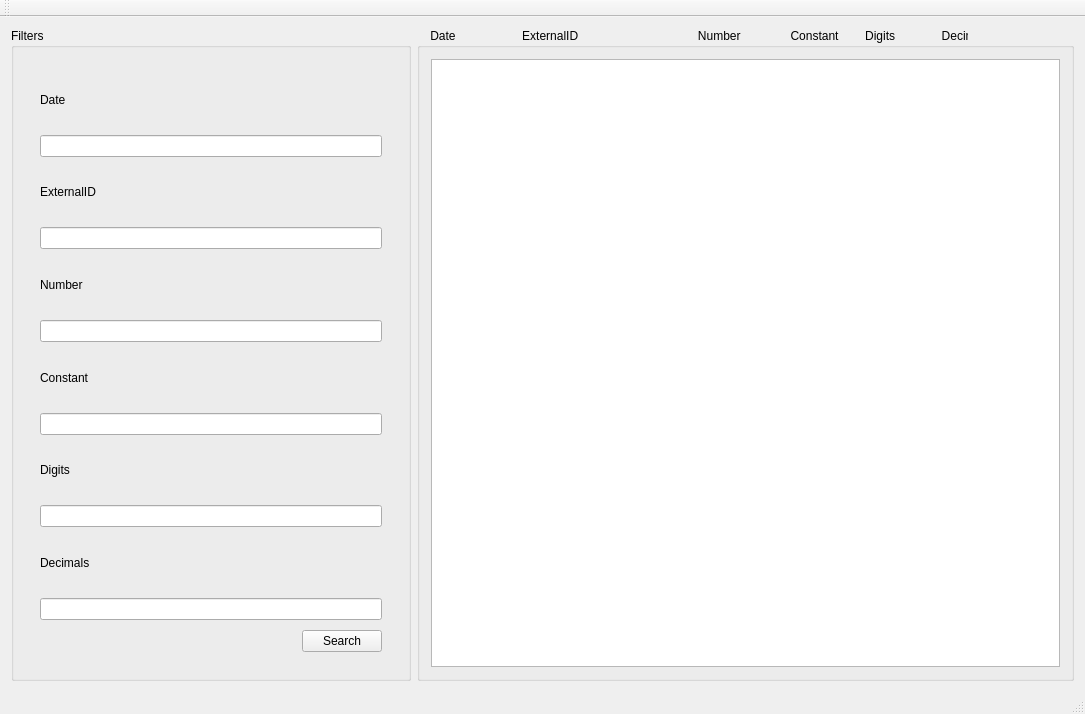
<?xml version="1.0" encoding="UTF-8"?>
<ui version="4.0">
 <class>MainView</class>
 <widget class="QMainWindow" name="MainView">
  <property name="geometry">
   <rect>
    <x>0</x>
    <y>0</y>
    <width>1085</width>
    <height>714</height>
   </rect>
  </property>
  <property name="maximumSize">
   <size>
    <width>2560</width>
    <height>1440</height>
   </size>
  </property>
  <property name="windowTitle">
   <string>CuteClient</string>
  </property>
  <widget class="QWidget" name="centralWidget">
   <layout class="QGridLayout" name="gridLayout_2">
    <item row="0" column="0">
     <layout class="QHBoxLayout" name="horizontalLayout">
      <item>
       <widget class="QGroupBox" name="filterBox">
        <property name="sizePolicy">
         <sizepolicy hsizetype="Expanding" vsizetype="Expanding">
          <horstretch>0</horstretch>
          <verstretch>0</verstretch>
         </sizepolicy>
        </property>
        <property name="minimumSize">
         <size>
          <width>150</width>
          <height>350</height>
         </size>
        </property>
        <property name="maximumSize">
         <size>
          <width>400</width>
          <height>700</height>
         </size>
        </property>
        <property name="title">
         <string>Filters</string>
        </property>
        <layout class="QVBoxLayout" name="verticalLayout_3">
         <item>
          <layout class="QVBoxLayout" name="filterLayout">
           <item>
            <layout class="QVBoxLayout" name="verticalLayout">
             <property name="spacing">
              <number>10</number>
             </property>
             <property name="leftMargin">
              <number>15</number>
             </property>
             <property name="topMargin">
              <number>15</number>
             </property>
             <property name="rightMargin">
              <number>15</number>
             </property>
             <property name="bottomMargin">
              <number>15</number>
             </property>
             <item>
              <widget class="QLabel" name="dateLabel">
               <property name="text">
                <string>Date</string>
               </property>
               <property name="buddy">
                <cstring>dateFilter</cstring>
               </property>
              </widget>
             </item>
             <item>
              <widget class="QLineEdit" name="dateFilter"/>
             </item>
             <item>
              <widget class="QLabel" name="idLabel">
               <property name="text">
                <string>ExternalID</string>
               </property>
               <property name="buddy">
                <cstring>idFilter</cstring>
               </property>
              </widget>
             </item>
             <item>
              <widget class="QLineEdit" name="idFilter"/>
             </item>
             <item>
              <widget class="QLabel" name="numLabel">
               <property name="text">
                <string>Number</string>
               </property>
               <property name="buddy">
                <cstring>numberFilter</cstring>
               </property>
              </widget>
             </item>
             <item>
              <widget class="QLineEdit" name="numberFilter"/>
             </item>
             <item>
              <widget class="QLabel" name="constLabel">
               <property name="text">
                <string>Constant</string>
               </property>
               <property name="buddy">
                <cstring>constantFilter</cstring>
               </property>
              </widget>
             </item>
             <item>
              <widget class="QLineEdit" name="constantFilter"/>
             </item>
             <item>
              <widget class="QLabel" name="digLabel">
               <property name="text">
                <string>Digits</string>
               </property>
               <property name="buddy">
                <cstring>digitsFilter</cstring>
               </property>
              </widget>
             </item>
             <item>
              <widget class="QLineEdit" name="digitsFilter"/>
             </item>
             <item>
              <widget class="QLabel" name="decLabel">
               <property name="text">
                <string>Decimals</string>
               </property>
               <property name="buddy">
                <cstring>decimalsFilter</cstring>
               </property>
              </widget>
             </item>
             <item>
              <widget class="QLineEdit" name="decimalsFilter">
               <property name="sizePolicy">
                <sizepolicy hsizetype="Expanding" vsizetype="Fixed">
                 <horstretch>0</horstretch>
                 <verstretch>0</verstretch>
                </sizepolicy>
               </property>
              </widget>
             </item>
             <item>
              <widget class="QPushButton" name="searchBtn">
               <property name="sizePolicy">
                <sizepolicy hsizetype="Fixed" vsizetype="Fixed">
                 <horstretch>0</horstretch>
                 <verstretch>0</verstretch>
                </sizepolicy>
               </property>
               <property name="layoutDirection">
                <enum>Qt::RightToLeft</enum>
               </property>
               <property name="text">
                <string>Search</string>
               </property>
              </widget>
             </item>
            </layout>
           </item>
          </layout>
         </item>
        </layout>
       </widget>
      </item>
      <item>
       <widget class="QGroupBox" name="listBox">
        <property name="title">
         <string>    Date                    ExternalID                                    Number               Constant        Digits              Decimals</string>
        </property>
        <layout class="QGridLayout" name="gridLayout">
         <item row="1" column="0">
          <widget class="QListView" name="listView">
           <property name="minimumSize">
            <size>
             <width>150</width>
             <height>350</height>
            </size>
           </property>
          </widget>
         </item>
        </layout>
       </widget>
      </item>
     </layout>
    </item>
   </layout>
  </widget>
  <widget class="QToolBar" name="mainToolBar">
   <attribute name="toolBarArea">
    <enum>TopToolBarArea</enum>
   </attribute>
   <attribute name="toolBarBreak">
    <bool>false</bool>
   </attribute>
  </widget>
  <widget class="QStatusBar" name="statusBar"/>
 </widget>
 <layoutdefault spacing="6" margin="11"/>
 <tabstops>
  <tabstop>dateFilter</tabstop>
  <tabstop>idFilter</tabstop>
  <tabstop>numberFilter</tabstop>
  <tabstop>constantFilter</tabstop>
  <tabstop>digitsFilter</tabstop>
  <tabstop>decimalsFilter</tabstop>
  <tabstop>searchBtn</tabstop>
 </tabstops>
 <resources/>
 <connections/>
</ui>
